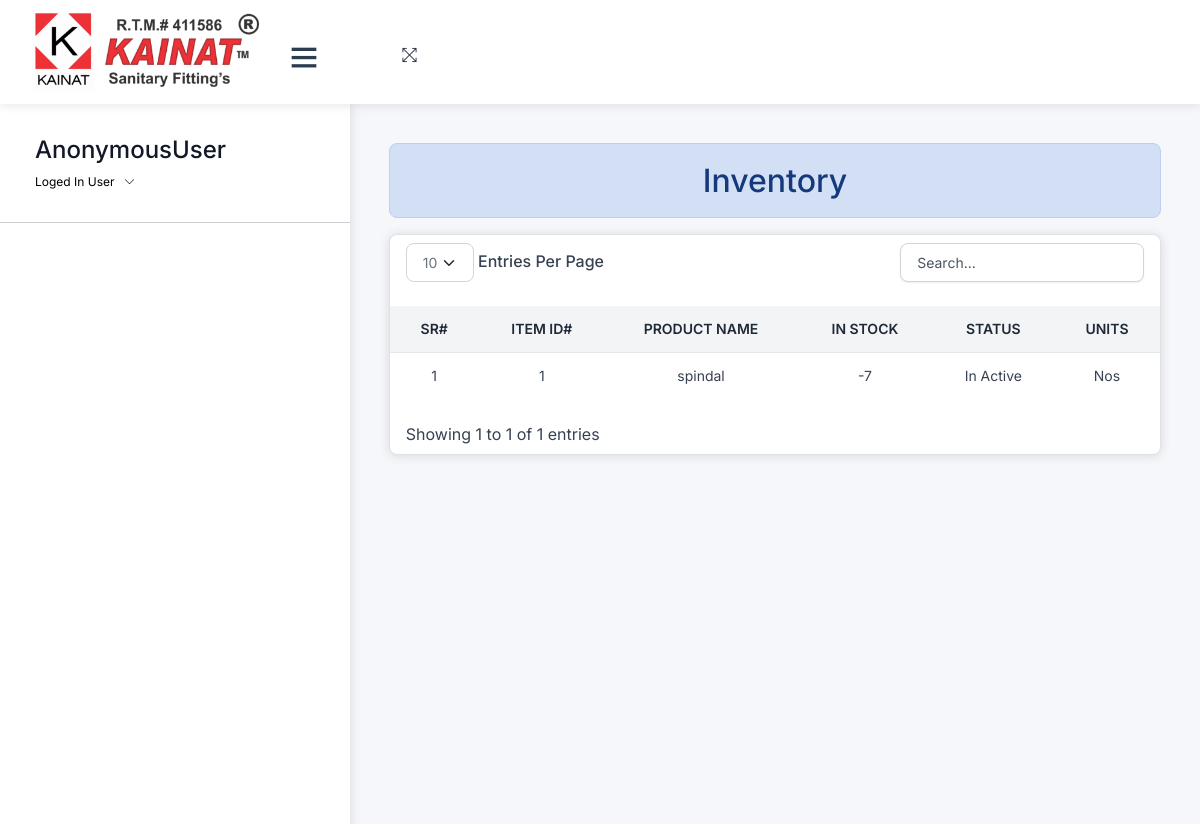
The app's page /inventory/, older data.
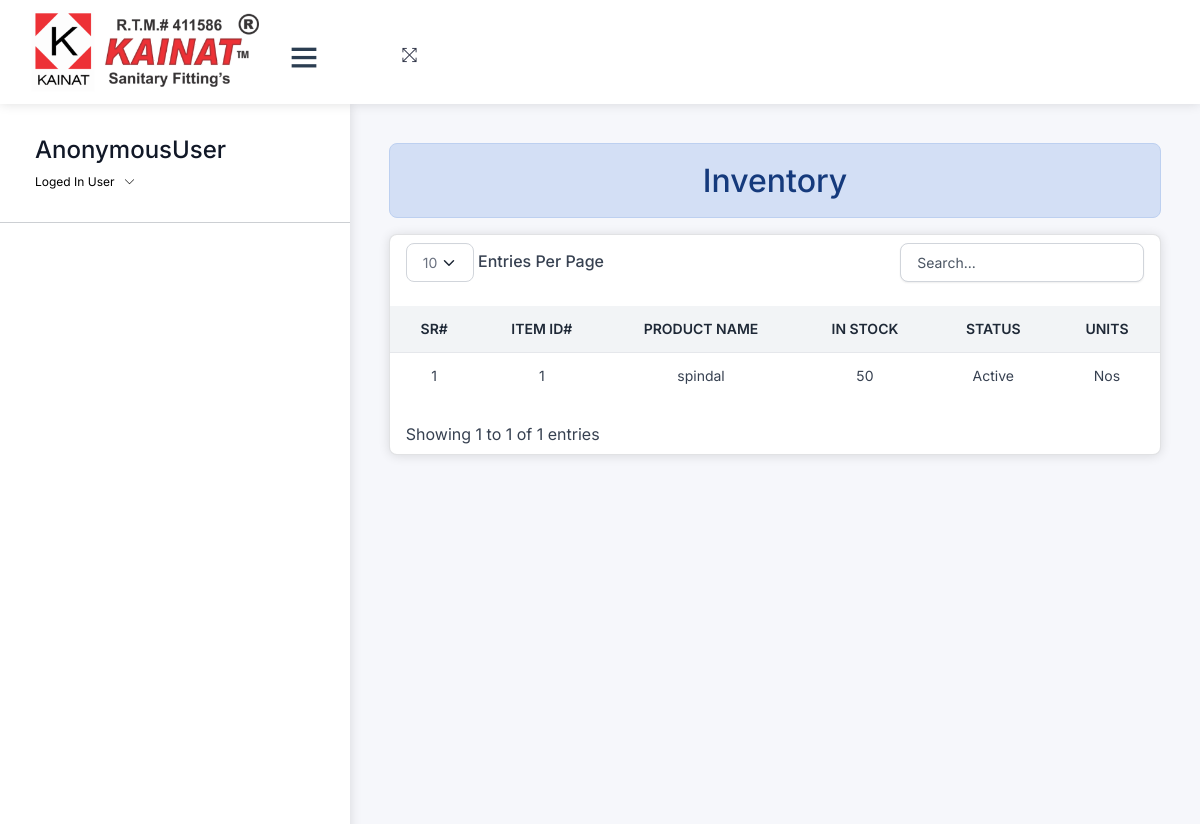
The same page, newer data.
### home/models.py (models this page shows, shortened)
class Product(models.Model):
    STORE1 = 'Store1'
    STORE2 = 'Store2'
    STORE3 = 'Store3'
    STORE_TYPE_CHOICES = [
        (STORE1 ,'Store1'),
        (STORE2 ,'Store2'),
        (STORE3 ,'Store3'),
    ]
    KGS='Kgs'
    NOS='Nos'
    UNIT_CHOICES = [
        (NOS ,'Nos'),
        (KGS ,'Kgs'),
    ]
    productname=models.CharField(max_length=255,unique=True)
    unit=models.CharField(max_length=50,choices=UNIT_CHOICES,default=NOS)
    category=models.ForeignKey(Category,on_delete=models.RESTRICT)
    final_product_group=models.ForeignKey(Finish_Product_Category,on_delete=models.RESTRICT,null=True,blank=True)
    default_store=models.CharField(max_length=50,choices=STORE_TYPE_CHOICES, default=STORE1 )
    stockable=models.BooleanField(default=False)
    rate=models.FloatField(default=0,null=True,blank=True)
    labour=models.FloatField(default=0,null=True,blank=True)
    weight=models.FloatField(default=0,null=True,blank=True)
    stock=models.PositiveIntegerField(default=0,null=True,blank=True)
    product_status=models.BooleanField(default=False)
    is_deleted = models.BooleanField(default=False)
    product_slug=AutoSlugField(populate_from=None,unique=True,null=True,default=None)
    def __str__(self):
        return f"{self.productname}"
    def generate_slug(self):
        raw_slug = f"{self.productname}-{self.category}-{self.id or ''}".strip('-')
        preprocessed_slug = raw_slug.replace(' ', '-')
        return ''.join(
            char if char.isalnum() or char in ['-', '.'] else '-' for char in preprocessed_slug.lower()
        )
    def save(self, *args, **kwargs):
        if not self.pk:
            super().save(*args, **kwargs)
        self.product_slug = self.generate_slug()
        super().save(*args, **kwargs)
    def get_current_stock(self):
        grn_total = Store_Purchase_Product.objects.filter(product_id=self.id).aggregate(total=Sum('quantity'))['total'] or 0
        issue_total = Store_Issue_Product.objects.filter(product_id=self.id).aggregate(total=Sum('quantity'))['total'] or 0
        sale_total = Sales_Receipt_Product.objects.filter(product_id=self.id).aggregate(total=Sum('quantity'))['total'] or 0
        current_stock = grn_total - issue_total - sale_total
        print(grn_total,issue_total,sale_total)
        return current_stock
    def change_status(self):
        current_stock = self.get_current_stock()
        if current_stock <= 0:
            product=Product.objects.get(id=self.id)
            product.product_status=False
            product.save()
        else:
            product=Product.objects.get(id=self.id)
            product.product_status=True
            product.save()
        print(self.product_status)

### home/views/product.py (the view)
# urls.py: path('inventory/', product.inventory , name="store_inventory"),
def inventory(request):
    products = Product.objects.all()
    product_stock = []
    for product in products:
        current_stock = product.get_current_stock()
        product.change_status()
        product_stock.append({'product': product, 'current_stock': current_stock})
    return render(request, 'stock/inventory.html', {'mydata': product_stock})

### home/models.py (called while the page is built)
    def __str__(self):
        return self.name

### templates/stock/inventory.html (shortened to what this page needs)
{% extends 'css-js-links.html' %}
{% load crispy_forms_tags %}
{% load custom_filters %}
{% block context %}
{% include 'navbar.html' %}
{% endblock context %}
{% block body %}
<div class="pcoded-content">
  <div class="pcoded-inner-content">
    <div class="main-body">
      <div class="page-wrapper">
        <div class="page-body">
          <div class="row">
            <div class="col-12">
              <h2 class="text-center alert alert-info">Inventory</h2>
              <div class="card py">
                <div class="table-responsive py-2">
                  <table class="table table-flush" id="datatable">
                    <thead class="thead-light">
                      <tr>
                        <th class="border-bottom fw-bolder text-center" scope="col">
                          Sr#
                        </th>
                        <th class="border-bottom fw-bolder text-center" scope="col">
                          Item ID#
                        </th>
                        <th class="border-bottom fw-bolder text-center" scope="col">
                          Product Name
                        </th>
                        <th class="border-bottom fw-bolder text-center" scope="col">
                          In Stock
                        </th>
                        <th class="border-bottom fw-bolder text-center" scope="col">
                          Status
                        </th>
                        <th class="border-bottom fw-bolder text-center" scope="col">
                          Units
                        </th>
                      </tr>
                    </thead>
                    <tbody>
                      {% for data in mydata %}
                      <tr id="salereceipt-{{ data.id }}">
                        <td class="text-center">{{ forloop.counter }}</td>
                        <td class="text-center">{{ data.product.id }}</td>
                        <td class="text-center">{{ data.product }}</td>
                        <td class="text-center">{{ data.current_stock }}</td>
                        <td class="text-center">{% if data.product.product_status %} Active
                          {% else %}
                          In Active
                          {% endif %}</td>
                        <td class="text-center">{{ data.product.unit }}</td>
                      </tr>
                      {% endfor %}
                    </tbody>
                  </table>
                </div>
              </div>
            </div>
          </div>
        </div>
      </div>
    </div>
  </div>
</div>
{% endblock body %}

Row changes from the older to the newer data that the page shows:
changed Product "spindal": current_stock "-7" → "50"; product_status "In Active" → "Active"
